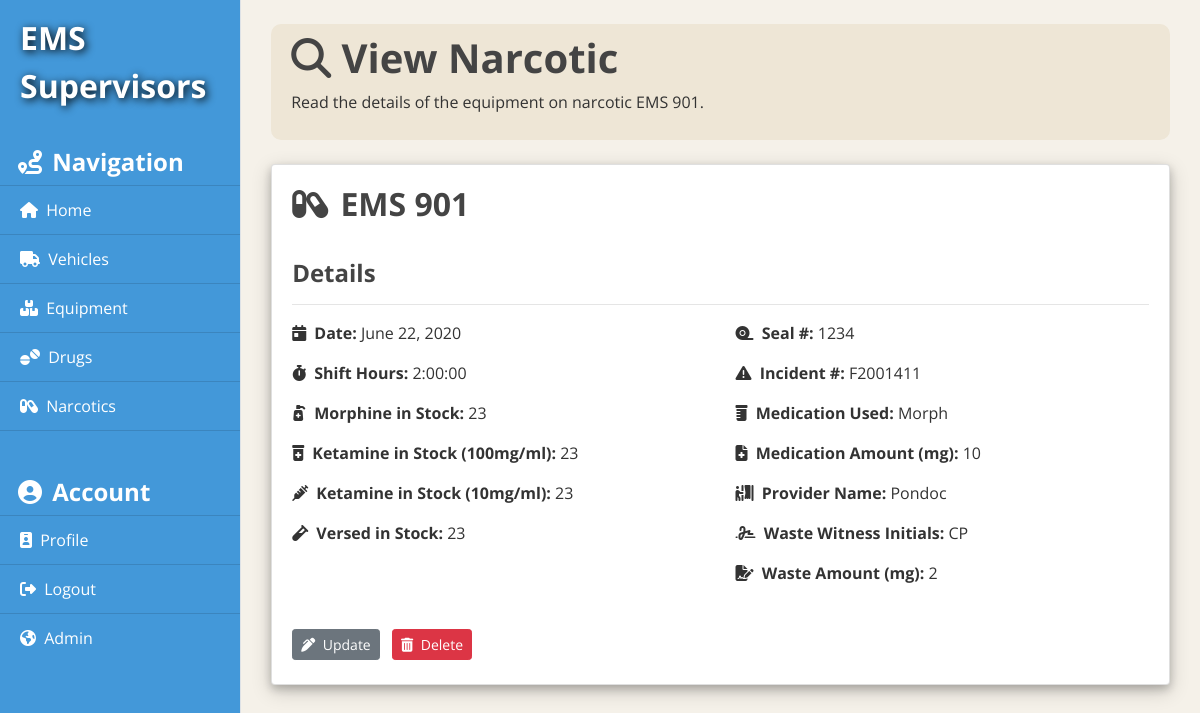
Screenshot of /narcotics/1/ (signed in) with the database file from the repository.
### narcotics/models.py (models this page shows, shortened)
class Narcotic(models.Model):
    unit = models.ForeignKey(Vehicle, on_delete=models.CASCADE)
    date = models.DateField(help_text="Please display in the form yyyy-mm-dd!")
    shift_hours = models.DurationField(verbose_name="Shift Hours", help_text="Please enter a time in the form hh:mm:ss indicating total duration!")
    morphine_in_stock = models.DecimalField(decimal_places=0, max_digits=3, verbose_name="Morphine In Stock")
    ketamine_in_stock_hundred_miligram_millileter = models.DecimalField(decimal_places=0, max_digits=5, verbose_name="Ketamine In Stock (in 100mg/ml)")
    ketamine_in_stock_ten_miligram_millileter = models.DecimalField(decimal_places=0, max_digits=4, verbose_name="Ketamine In Stock (in 10mg/ml)")
    versed_in_stock = models.DecimalField(decimal_places=0, max_digits=3, verbose_name="Versed In Stock")
    seal_number = models.DecimalField(decimal_places=0, max_digits=5, verbose_name="Seal #")
    incident_number = models.CharField(max_length=9, verbose_name="Incident #")
    medication_used = models.CharField(max_length=10, verbose_name="Medication Used")
    medication_amount_mg = models.DecimalField(decimal_places=0, max_digits=4, verbose_name="Medication Amount (in mg)")
    provider_name = models.CharField(max_length=30, verbose_name="Provider Last Name")
    waste_witness_initials = models.CharField(max_length=2, verbose_name="Waste Witness Initials")
    waste_amount_mg = models.DecimalField(decimal_places=0, max_digits=3, verbose_name="Amount Wasted (in mg)")

### vehicles/models.py (models this page shows, shortened)
class Vehicle(models.Model):
    unit = models.CharField(max_length=30)
    date = models.DateField(help_text="Please display in the form yyyy-mm-dd!")
    oil = models.BooleanField()
    transmission_fluid = models.BooleanField()
    brake_fluid = models.BooleanField()
    coolant_fluid = models.BooleanField()
    lucas = models.BooleanField(verbose_name="LUCAS")
    ems_equipment = models.BooleanField(verbose_name="EMS Equipment")
    suction = models.BooleanField()
    front_left_tire_pressure = models.DecimalField(decimal_places=0, max_digits=2, verbose_name="Front Left Tire Pressure (in PSI)")
    front_right_tire_pressure = models.DecimalField(decimal_places=0, max_digits=2, verbose_name="Front Right Tire Pressure (in PSI)")
    rear_left_tire_pressure = models.DecimalField(decimal_places=0, max_digits=2, verbose_name="Rear Left Tire Pressure (in PSI)")
    rear_right_tire_pressure = models.DecimalField(decimal_places=0, max_digits=2, verbose_name="Rear Right Tire Pressure (in PSI)")
    provider_name = models.CharField(max_length=30)
    comments = models.TextField()
    def __str__(self):
        return (self.unit)

### narcotics/views.py (the view)
# urls.py: path('<int:pk>/', NarcoticDetailView.as_view(), name="narcotics-detail"),
class NarcoticDetailView(LoginRequiredMixin, DetailView):
    model = Narcotic

### narcotics/templates/narcotics/narcotic_detail.html
{% extends 'equipment/base.html' %}
{% block content %}
    <div class="title-container">
      <h1><i class="fas fa-search"></i> View Narcotic</h1>
      <p>Read the details of the equipment on narcotic {{ narcotic.unit }}.</p>
    </div>
    <br />
    <div class="card" style="box-shadow: 0 4px 8px 0 rgba(0, 0, 0, 0.2), 0 6px 20px 0 rgba(0, 0, 0, 0.19) !important;">
        <div class="card-body">
          <h2 class="card-title"><i class="fas fa-capsules mr-1"></i> {{ narcotic.unit }}</h2>
          <br />
          <h4>Details</h4>
          <hr/>
          <div class="row">
              <div class="col-sm">
                <p><b><i class="fas fa-calendar-day mr-1"></i> Date:</b> {{ narcotic.date }}</p>
                <p><b><i class="fas fa-stopwatch mr-1"></i> Shift Hours:</b> {{ narcotic.shift_hours }}</p>
                <p><b><i class="fas fa-pump-medical mr-1"></i> Morphine in Stock:</b> {{ narcotic.morphine_in_stock }}</p>
                <p><b><i class="fas fa-prescription-bottle-alt mr-1"></i> Ketamine in Stock (100mg/ml):</b> {{ narcotic.ketamine_in_stock_hundred_miligram_millileter }}</p>
                <p><b><i class="fas fa-syringe mr-1"></i> Ketamine in Stock (10mg/ml):</b> {{ narcotic.ketamine_in_stock_ten_miligram_millileter }}</p>
                <p><b><i class="fas fa-vial mr-1"></i> Versed in Stock:</b> {{ narcotic.versed_in_stock }}</p>
              </div>
              <div class="col-sm">
                <p><b><i class="fas fa-tape mr-1"></i> Seal #:</b> {{ narcotic.seal_number }}</p>
                <p><b><i class="fas fa-exclamation-triangle mr-1"></i> Incident #:</b> {{ narcotic.incident_number }}</p>
                <p><b><i class="fas fa-prescription-bottle mr-1"></i> Medication Used:</b> {{ narcotic.medication_used }}</p>
                <p><b><i class="fas fa-file-medical mr-1"></i> Medication Amount (mg):</b> {{ narcotic.medication_amount_mg }}</p>
                <p><b><i class="fas fa-person-booth mr-1"></i> Provider Name:</b> {{ narcotic.provider_name }}</p>
                <p><b><i class="fas fa-signature mr-1"></i> Waste Witness Initials:</b> {{ narcotic.waste_witness_initials }}</p>
                <p><b><i class="fas fa-file-signature mr-1"></i> Waste Amount (mg):</b> {{ narcotic.waste_amount_mg }}</p>
              </div>
          </div>
          <br />
          <div>
            <a class="btn btn-secondary btn-sm mt-1 mb-1" href="{% url 'narcotics-update' narcotic.id %}"><i class="fas fa-pen-alt mr-1"></i> Update</a>
            <a class="btn btn-danger btn-sm mt-1 mb-1 ml-2" href="{% url 'narcotics-delete' narcotic.id %}"><i class="fas fa-trash-alt mr-1"></i> Delete</a>
        </div>
        </div>
    </div>
      <br />
{% endblock content %}

### equipment/static/equipment/main.css (style rules this page uses)
body { background: #f5f1e9; color: #333333; font-family: 'Open Sans', sans-serif; }
h1, h2, h3, h4, h5, h6 { color: #444444; font-weight: bold; }
.title-container { background-color: #eee6d6 !important; padding: 10px 10px 10px 20px; border-radius: 10px; }

### rows the page displays
Narcotic: unit "EMS 901", date "June 22, 2020", shift_hours "2:00:00", morphine_in_stock "23", ketamine_in_stock_hundred_miligram_millileter "23", ketamine_in_stock_ten_miligram_millileter "23", versed_in_stock "23", seal_number "1234", incident_number "F2001411", medication_used "Morph", medication_amount_mg "10", provider_name "Pondoc", waste_witness_initials "CP", waste_amount_mg "2"
